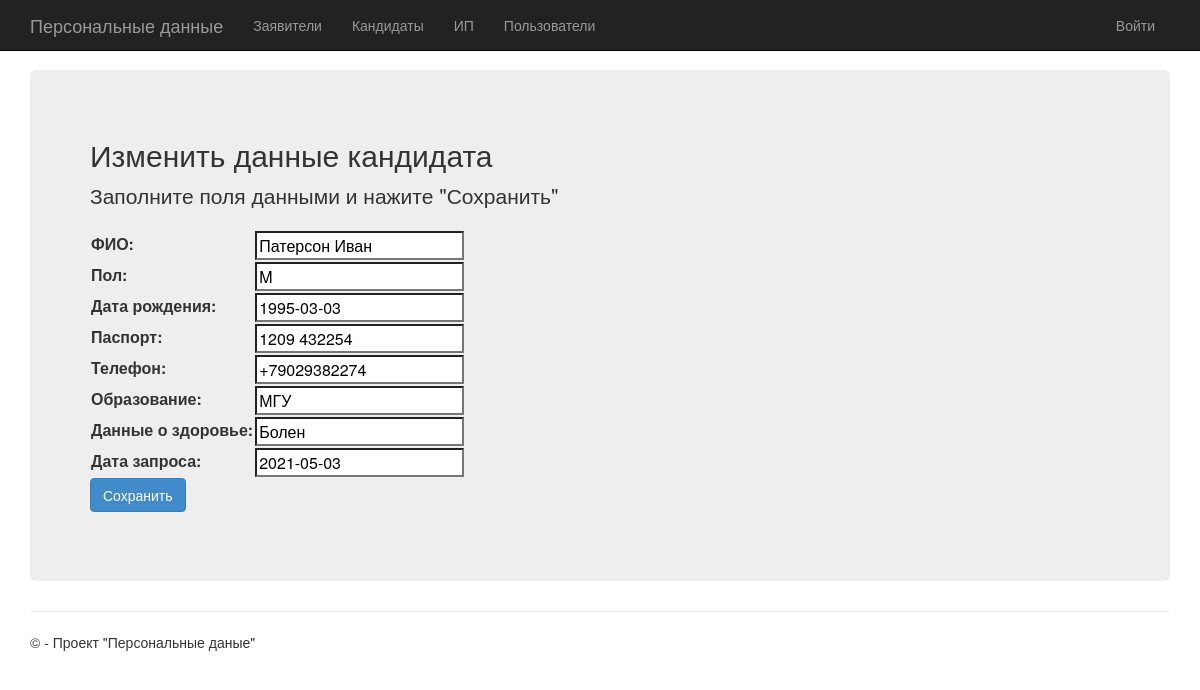
The app's page /candidates/item_edit/1/, older data.
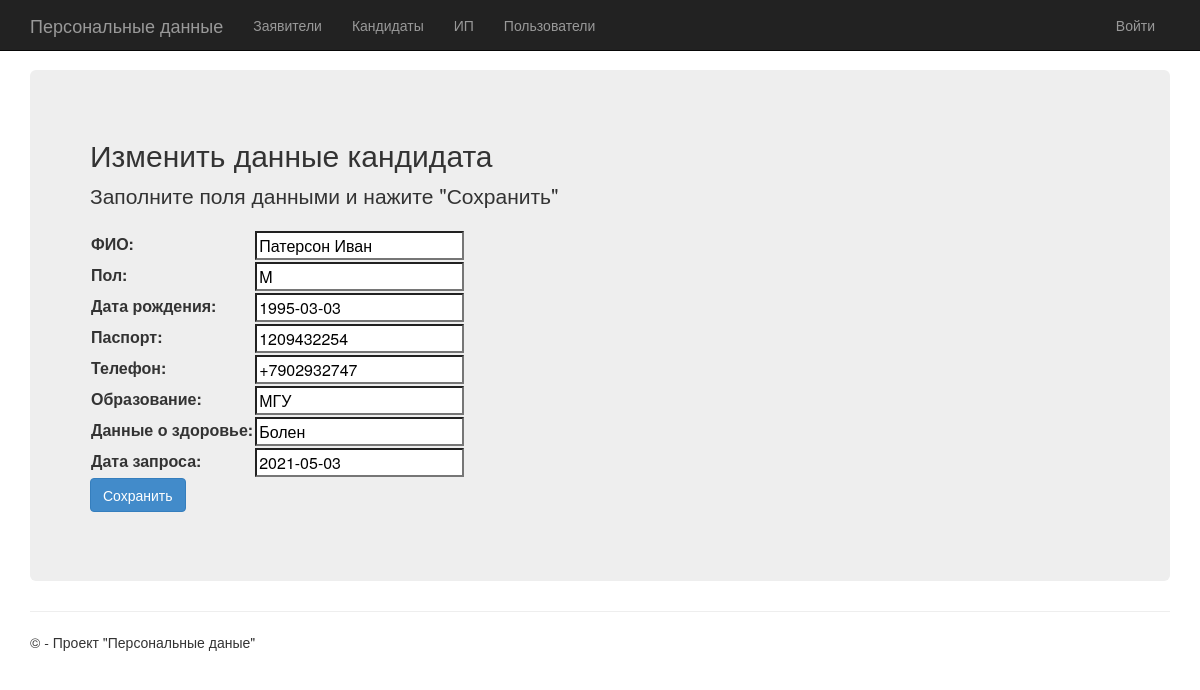
The same page, newer data.
### app/models.py (models this page shows)
class CandidateData(models.Model):
    id = models.IntegerField(primary_key = True, serialize = True)
    name = models.CharField(max_length=120)
    gender = models.CharField(max_length=1)
    birth_date = models.DateField()
    passport_no = models.CharField(max_length=10, validators=[MinLengthValidator(10)])
    phone_no = models.CharField(max_length=11, validators=[MinLengthValidator(11)])
    education_info = models.CharField(max_length=60)
    health_info = models.CharField(max_length=60)
    check_date = models.DateField()

### app/views.py (the view)
# urls.py: path('candidates/item_edit/<int:id>/', views.candidate_edit),
def candidate_edit(request, id):
    if id < 0:
        candidate = CandidateData()
        title = 'Добавить кандидата'
    else:
        candidate = CandidateData.objects.get(id=id)
        title = 'Изменить данные кандидата'
    candidate_form = CandidateForm(request.POST or None, instance=candidate)
    if candidate_form.is_valid():
        candidate.save()
        return redirect('candidates')
    return render(
            request,
            'app/item_form.html',
            {
                'title': title,
                'form': candidate_form
            })

### app/forms.py
class CandidateForm(forms.ModelForm):
    class Meta:
        model = CandidateData
        exclude = ['id']
        labels = {
            'name': _('ФИО'),
            'gender': _('Пол'),
            'birth_date': _('Дата рождения'),
            'passport_no': _('Паспорт'),
            'phone_no': _('Телефон'),
            'education_info': _('Образование'),
            'health_info': _('Данные о здоровье'),
            'check_date': _('Дата запроса'),
        }
        widgets = {
            'birth_date': DateInput(),
            'check_date': DateInput(),
        }

### app/templates/app/item_form.html (shortened to what this page needs)
﻿{% extends "app/layout.html" %}
{% block content %}
<div class="jumbotron">
    <h2>{{ title }}</h2>
    <p class="lead">Заполните поля данными и нажите "Сохранить"</p>
    <form method="POST">
        <table>
            {{ form.as_table }}
        </table>
        <input type="submit" value="Сохранить" class="btn btn-primary btn-large">
    </form>
</div>
{% endblock %}

Row changes from the older to the newer data that the page shows:
changed CandidateData "Патерсон Иван": passport_no "1209 432254" → "1209432254"; phone_no "+79029382274" → "+7902932747"
